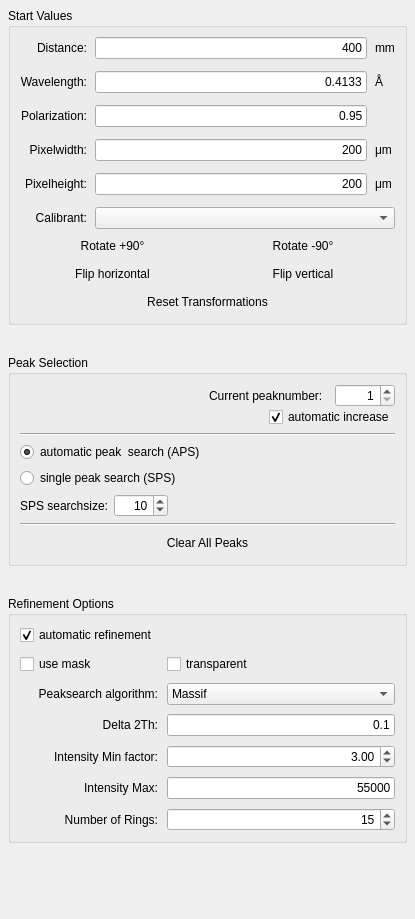
         <widget class="QWidget" name="start_values">
          <property name="enabled">
           <bool>true</bool>
          </property>
          <property name="geometry">
           <rect>
            <x>0</x>
            <y>-417</y>
            <width>415</width>
            <height>919</height>
           </rect>
          </property>
          <attribute name="label">
           <string>Calibration Parameters</string>
          </attribute>
          <layout class="QVBoxLayout" name="verticalLayout_5">
           <property name="spacing">
            <number>30</number>
           </property>
           <property name="margin">
            <number>8</number>
           </property>
           <item>
            <widget class="QGroupBox" name="groupBox_2">
             <property name="title">
              <string>Start Values</string>
             </property>
             <layout class="QVBoxLayout" name="verticalLayout">
              <item>
               <layout class="QGridLayout" name="gridLayout">
                <property name="horizontalSpacing">
                 <number>8</number>
                </property>
                <property name="verticalSpacing">
                 <number>12</number>
                </property>
                <item row="3" column="0">
                 <widget class="QLabel" name="label_3">
                  <property name="text">
                   <string>Pixelwidth:</string>
                  </property>
                  <property name="alignment">
                   <set>Qt::AlignRight|Qt::AlignTrailing|Qt::AlignVCenter</set>
                  </property>
                 </widget>
                </item>
                <item row="3" column="2">
                 <widget class="QLabel" name="label_8">
                  <property name="text">
                   <string>μm</string>
                  </property>
                 </widget>
                </item>
                <item row="4" column="0">
                 <widget class="QLabel" name="label_4">
                  <property name="text">
                   <string>Pixelheight:</string>
                  </property>
                  <property name="alignment">
                   <set>Qt::AlignRight|Qt::AlignTrailing|Qt::AlignVCenter</set>
                  </property>
                 </widget>
                </item>
                <item row="4" column="1">
                 <widget class="QLineEdit" name="sv_pixel_height_txt">
                  <property name="text">
                   <string>200</string>
                  </property>
                  <property name="alignment">
                   <set>Qt::AlignRight|Qt::AlignTrailing|Qt::AlignVCenter</set>
                  </property>
                 </widget>
                </item>
                <item row="4" column="2">
                 <widget class="QLabel" name="label_9">
                  <property name="text">
                   <string>μm</string>
                  </property>
                 </widget>
                </item>
                <item row="6" column="0">
                 <widget class="QLabel" name="label_5">
                  <property name="text">
                   <string>Calibrant:</string>
                  </property>
                  <property name="alignment">
                   <set>Qt::AlignRight|Qt::AlignTrailing|Qt::AlignVCenter</set>
                  </property>
                 </widget>
                </item>
                <item row="6" column="1" colspan="2">
                 <widget class="QComboBox" name="calibrant_cb">
                  <property name="focusPolicy">
                   <enum>Qt::NoFocus</enum>
                  </property>
                  <property name="editable">
                   <bool>false</bool>
                  </property>
                  <property name="frame">
                   <bool>true</bool>
                  </property>
                 </widget>
                </item>
                <item row="3" column="1">
                 <widget class="QLineEdit" name="sv_pixel_width_txt">
                  <property name="text">
                   <string>200</string>
                  </property>
                  <property name="alignment">
                   <set>Qt::AlignRight|Qt::AlignTrailing|Qt::AlignVCenter</set>
                  </property>
                 </widget>
                </item>
                <item row="0" column="0">
                 <widget class="QLabel" name="label">
                  <property name="text">
                   <string>Distance:</string>
                  </property>
                  <property name="alignment">
                   <set>Qt::AlignRight|Qt::AlignTrailing|Qt::AlignVCenter</set>
                  </property>
                 </widget>
                </item>
                <item row="0" column="1">
                 <widget class="QLineEdit" name="sv_distance_txt">
                  <property name="text">
                   <string>400</string>
                  </property>
                  <property name="alignment">
                   <set>Qt::AlignRight|Qt::AlignTrailing|Qt::AlignVCenter</set>
                  </property>
                 </widget>
                </item>
                <item row="0" column="2">
                 <widget class="QLabel" name="label_6">
                  <property name="text">
                   <string>mm</string>
                  </property>
                 </widget>
                </item>
                <item row="1" column="0">
                 <widget class="QLabel" name="label_2">
                  <property name="text">
                   <string>Wavelength:</string>
                  </property>
                  <property name="alignment">
                   <set>Qt::AlignRight|Qt::AlignTrailing|Qt::AlignVCenter</set>
                  </property>
                 </widget>
                </item>
                <item row="1" column="1">
                 <widget class="QLineEdit" name="sv_wavelength_txt">
                  <property name="text">
                   <string>0.4133</string>
                  </property>
                  <property name="alignment">
                   <set>Qt::AlignRight|Qt::AlignTrailing|Qt::AlignVCenter</set>
                  </property>
                 </widget>
                </item>
                <item row="1" column="2">
                 <widget class="QLabel" name="label_7">
                  <property name="text">
                   <string>Å</string>
                  </property>
                 </widget>
                </item>
                <item row="2" column="1">
                 <widget class="QLineEdit" name="sv_polarization_txt">
                  <property name="text">
                   <string>0.95</string>
                  </property>
                  <property name="alignment">
                   <set>Qt::AlignRight|Qt::AlignTrailing|Qt::AlignVCenter</set>
                  </property>
                 </widget>
                </item>
                <item row="2" column="0">
                 <widget class="QLabel" name="label_14">
                  <property name="text">
                   <string>Polarization:</string>
                  </property>
                  <property name="alignment">
                   <set>Qt::AlignRight|Qt::AlignTrailing|Qt::AlignVCenter</set>
                  </property>
                 </widget>
                </item>
               </layout>
              </item>
              <item>
               <layout class="QGridLayout" name="gridLayout_4">
                <item row="0" column="0">
                 <widget class="QPushButton" name="rotate_p90_btn">
                  <property name="text">
                   <string>Rotate +90°</string>
                  </property>
                  <property name="flat">
                   <bool>true</bool>
                  </property>
                 </widget>
                </item>
                <item row="0" column="1">
                 <widget class="QPushButton" name="rotate_m90_btn">
                  <property name="text">
                   <string>Rotate -90°</string>
                  </property>
                  <property name="flat">
                   <bool>true</bool>
                  </property>
                 </widget>
                </item>
                <item row="1" column="0">
                 <widget class="QPushButton" name="invert_horizontal_btn">
                  <property name="text">
                   <string>Flip horizontal</string>
                  </property>
                  <property name="flat">
                   <bool>true</bool>
                  </property>
                 </widget>
                </item>
                <item row="1" column="1">
                 <widget class="QPushButton" name="invert_vertical_btn">
                  <property name="text">
                   <string>Flip vertical</string>
                  </property>
                  <property name="flat">
                   <bool>true</bool>
                  </property>
                 </widget>
                </item>
                <item row="2" column="0" colspan="2">
                 <widget class="QPushButton" name="reset_transformations_btn">
                  <property name="text">
                   <string>Reset Transformations</string>
                  </property>
                  <property name="flat">
                   <bool>true</bool>
                  </property>
                 </widget>
                </item>
               </layout>
              </item>
             </layout>
            </widget>
           </item>
           <item>
            <widget class="QGroupBox" name="groupBox_3">
             <property name="title">
              <string>Peak Selection</string>
             </property>
             <layout class="QVBoxLayout" name="verticalLayout_4">
              <item>
               <layout class="QGridLayout" name="gridLayout_2">
                <property name="verticalSpacing">
                 <number>0</number>
                </property>
                <item row="1" column="0" colspan="2">
                 <spacer name="horizontalSpacer_3">
                  <property name="orientation">
                   <enum>Qt::Horizontal</enum>
                  </property>
                  <property name="sizeHint" stdset="0">
                   <size>
                    <width>78</width>
                    <height>20</height>
                   </size>
                  </property>
                 </spacer>
                </item>
                <item row="0" column="0">
                 <spacer name="horizontalSpacer_2">
                  <property name="orientation">
                   <enum>Qt::Horizontal</enum>
                  </property>
                  <property name="sizeHint" stdset="0">
                   <size>
                    <width>40</width>
                    <height>20</height>
                   </size>
                  </property>
                 </spacer>
                </item>
                <item row="0" column="1" colspan="2">
                 <widget class="QLabel" name="label_10">
                  <property name="text">
                   <string>Current peaknumber:</string>
                  </property>
                 </widget>
                </item>
                <item row="0" column="3">
                 <widget class="QSpinBox" name="peak_num_sb">
                  <property name="alignment">
                   <set>Qt::AlignRight|Qt::AlignTrailing|Qt::AlignVCenter</set>
                  </property>
                  <property name="minimum">
                   <number>1</number>
                  </property>
                 </widget>
                </item>
                <item row="1" column="2" colspan="2">
                 <widget class="QCheckBox" name="automatic_peak_num_inc_cb">
                  <property name="text">
                   <string>automatic increase</string>
                  </property>
                  <property name="checked">
                   <bool>true</bool>
                  </property>
                 </widget>
                </item>
               </layout>
              </item>
              <item>
               <widget class="Line" name="line">
                <property name="orientation">
                 <enum>Qt::Horizontal</enum>
                </property>
               </widget>
              </item>
              <item>
               <widget class="QRadioButton" name="automatic_peak_search_rb">
                <property name="text">
                 <string>automatic peak  search (APS)</string>
                </property>
                <property name="checked">
                 <bool>true</bool>
                </property>
               </widget>
              </item>
              <item>
               <widget class="QRadioButton" name="select_peak_rb">
                <property name="text">
                 <string>single peak search (SPS)</string>
                </property>
               </widget>
              </item>
              <item>
               <layout class="QHBoxLayout" name="horizontalLayout_9">
                <item>
                 <widget class="QLabel" name="label_13">
                  <property name="text">
                   <string>SPS searchsize:</string>
                  </property>
                  <property name="alignment">
                   <set>Qt::AlignRight|Qt::AlignTrailing|Qt::AlignVCenter</set>
                  </property>
                 </widget>
                </item>
                <item>
                 <widget class="QSpinBox" name="search_size_sb">
                  <property name="alignment">
                   <set>Qt::AlignRight|Qt::AlignTrailing|Qt::AlignVCenter</set>
                  </property>
                  <property name="maximum">
                   <number>9000</number>
                  </property>
                  <property name="value">
                   <number>10</number>
                  </property>
                 </widget>
                </item>
                <item>
                 <spacer name="horizontalSpacer_4">
                  <property name="orientation">
                   <enum>Qt::Horizontal</enum>
                  </property>
                  <property name="sizeHint" stdset="0">
                   <size>
                    <width>40</width>
                    <height>20</height>
                   </size>
                  </property>
                 </spacer>
                </item>
               </layout>
              </item>
              <item>
               <widget class="Line" name="line_2">
                <property name="orientation">
                 <enum>Qt::Horizontal</enum>
                </property>
               </widget>
              </item>
              <item>
               <widget class="QPushButton" name="clear_peaks_btn">
                <property name="text">
                 <string>Clear All Peaks</string>
                </property>
                <property name="flat">
                 <bool>true</bool>
                </property>
               </widget>
              </item>
             </layout>
            </widget>
           </item>
           <item>
            <widget class="QGroupBox" name="groupBox">
             <property name="title">
              <string>Refinement Options</string>
             </property>
             <layout class="QGridLayout" name="gridLayout_5">
              <property name="spacing">
               <number>9</number>
              </property>
              <item row="0" column="0">
               <widget class="QCheckBox" name="options_automatic_refinement_cb">
                <property name="text">
                 <string>automatic refinement</string>
                </property>
                <property name="checked">
                 <bool>true</bool>
                </property>
               </widget>
              </item>
              <item row="3" column="0">
               <widget class="QLabel" name="label_18">
                <property name="text">
                 <string>Delta 2Th:</string>
                </property>
                <property name="alignment">
                 <set>Qt::AlignRight|Qt::AlignTrailing|Qt::AlignVCenter</set>
                </property>
               </widget>
              </item>
              <item row="2" column="1">
               <widget class="QComboBox" name="options_peaksearch_algorithm_cb">
                <item>
                 <property name="text">
                  <string>Massif</string>
                 </property>
                </item>
                <item>
                 <property name="text">
                  <string>Blob</string>
                 </property>
                </item>
               </widget>
              </item>
              <item row="4" column="0">
               <widget class="QLabel" name="label_25">
                <property name="text">
                 <string>Intensity Min factor:</string>
                </property>
                <property name="alignment">
                 <set>Qt::AlignRight|Qt::AlignTrailing|Qt::AlignVCenter</set>
                </property>
               </widget>
              </item>
              <item row="4" column="1">
               <widget class="QDoubleSpinBox" name="options_intensity_mean_factor_sb">
                <property name="alignment">
                 <set>Qt::AlignRight|Qt::AlignTrailing|Qt::AlignVCenter</set>
                </property>
                <property name="singleStep">
                 <double>1.000000000000000</double>
                </property>
                <property name="value">
                 <double>3.000000000000000</double>
                </property>
               </widget>
              </item>
              <item row="5" column="1">
               <widget class="QLineEdit" name="options_intensity_limit_txt">
                <property name="text">
                 <string>55000</string>
                </property>
                <property name="alignment">
                 <set>Qt::AlignRight|Qt::AlignTrailing|Qt::AlignVCenter</set>
                </property>
               </widget>
              </item>
              <item row="6" column="1">
               <widget class="QSpinBox" name="options_num_rings_sb">
                <property name="alignment">
                 <set>Qt::AlignRight|Qt::AlignTrailing|Qt::AlignVCenter</set>
                </property>
                <property name="value">
                 <number>15</number>
                </property>
               </widget>
              </item>
              <item row="6" column="0">
               <widget class="QLabel" name="label_24">
                <property name="text">
                 <string>Number of Rings:</string>
                </property>
                <property name="alignment">
                 <set>Qt::AlignRight|Qt::AlignTrailing|Qt::AlignVCenter</set>
                </property>
               </widget>
              </item>
              <item row="2" column="0">
               <widget class="QLabel" name="label_17">
                <property name="text">
                 <string>Peaksearch algorithm:</string>
                </property>
                <property name="alignment">
                 <set>Qt::AlignRight|Qt::AlignTrailing|Qt::AlignVCenter</set>
                </property>
               </widget>
              </item>
              <item row="3" column="1">
               <widget class="QLineEdit" name="options_delta_tth_txt">
                <property name="text">
                 <string>0.1</string>
                </property>
                <property name="alignment">
                 <set>Qt::AlignRight|Qt::AlignTrailing|Qt::AlignVCenter</set>
                </property>
               </widget>
              </item>
              <item row="5" column="0">
               <widget class="QLabel" name="label_23">
                <property name="text">
                 <string>Intensity Max:</string>
                </property>
                <property name="alignment">
                 <set>Qt::AlignRight|Qt::AlignTrailing|Qt::AlignVCenter</set>
                </property>
               </widget>
              </item>
              <item row="1" column="0">
               <widget class="QCheckBox" name="use_mask_cb">
                <property name="text">
                 <string>use mask</string>
                </property>
               </widget>
              </item>
              <item row="1" column="1">
               <widget class="QCheckBox" name="mask_transparent_cb">
                <property name="text">
                 <string>transparent</string>
                </property>
               </widget>
              </item>
             </layout>
            </widget>
           </item>
           <item>
            <spacer name="verticalSpacer">
             <property name="orientation">
              <enum>Qt::Vertical</enum>
             </property>
             <property name="sizeHint" stdset="0">
              <size>
               <width>20</width>
               <height>1</height>
              </size>
             </property>
            </spacer>
           </item>
          </layout>
         </widget>
